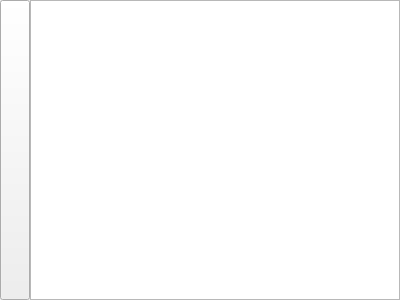
<?xml version="1.0" encoding="UTF-8"?>
<ui version="4.0">
 <class>GeneratorSetterForm</class>
 <widget class="QWidget" name="GeneratorSetterForm">
  <property name="geometry">
   <rect>
    <x>0</x>
    <y>0</y>
    <width>400</width>
    <height>300</height>
   </rect>
  </property>
  <property name="windowTitle">
   <string>Form</string>
  </property>
  <layout class="QHBoxLayout" name="horizontalLayout_2">
   <property name="spacing">
    <number>0</number>
   </property>
   <property name="leftMargin">
    <number>0</number>
   </property>
   <property name="topMargin">
    <number>0</number>
   </property>
   <property name="rightMargin">
    <number>0</number>
   </property>
   <property name="bottomMargin">
    <number>0</number>
   </property>
   <item>
    <layout class="QHBoxLayout" name="horizontalLayout">
     <property name="spacing">
      <number>0</number>
     </property>
     <item>
      <widget class="QPushButton" name="pushButton">
       <property name="sizePolicy">
        <sizepolicy hsizetype="Fixed" vsizetype="Expanding">
         <horstretch>0</horstretch>
         <verstretch>0</verstretch>
        </sizepolicy>
       </property>
       <property name="maximumSize">
        <size>
         <width>30</width>
         <height>16777215</height>
        </size>
       </property>
       <property name="toolTip">
        <string>Обновить значения</string>
       </property>
       <property name="text">
        <string/>
       </property>
       <property name="icon">
        <iconset resource="res.qrc">
         <normaloff>:/icons/update.png</normaloff>:/icons/update.png</iconset>
       </property>
      </widget>
     </item>
     <item>
      <widget class="QTableWidget" name="generatorTableWidget"/>
     </item>
    </layout>
   </item>
  </layout>
 </widget>
 <resources>
  <include location="res.qrc"/>
 </resources>
 <connections/>
</ui>
